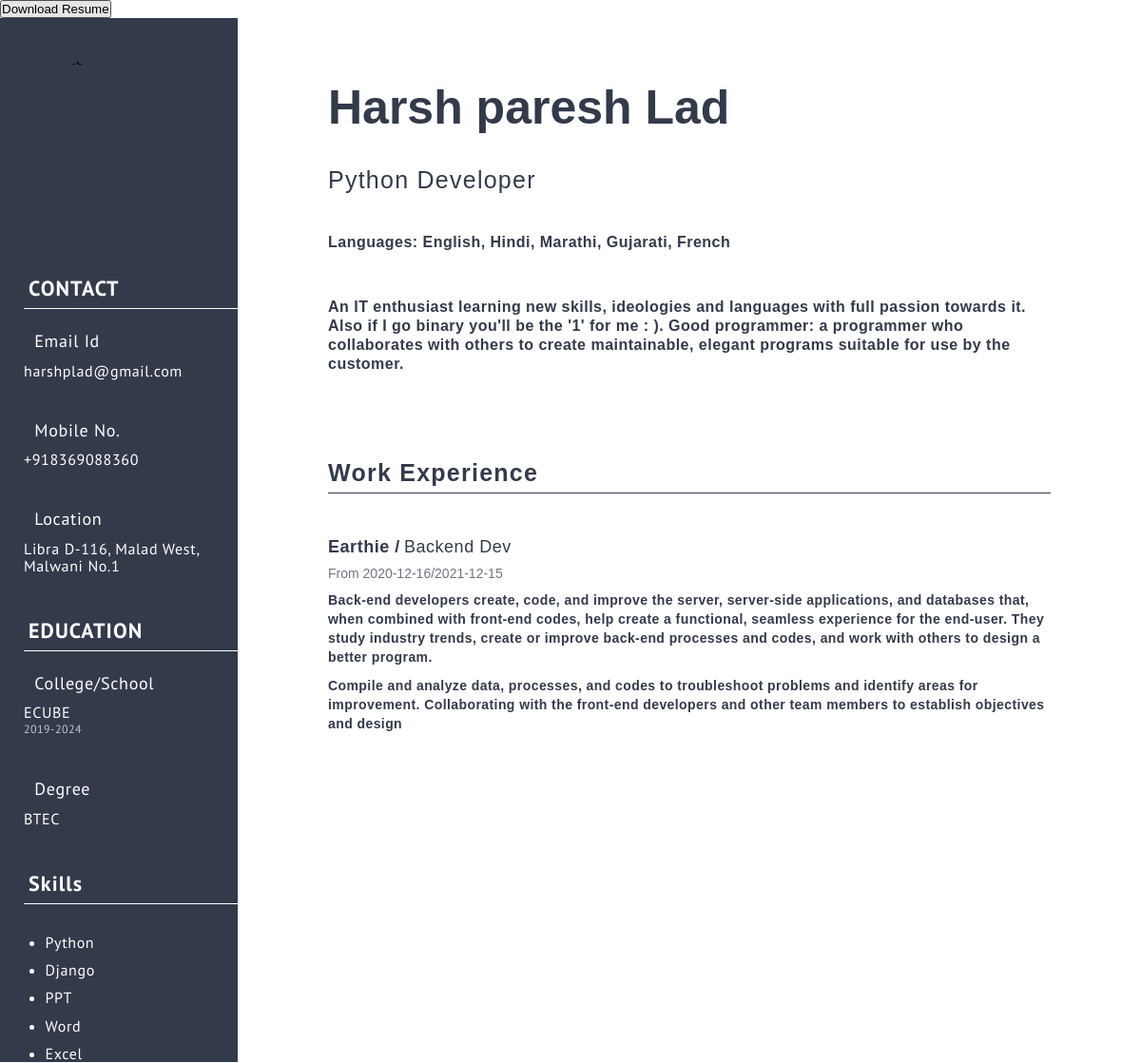
Screenshot of /resumeView/7 (signed in) with the database file from the repository.
### core/models.py (models this page shows, shortened)
class Resume(models.Model):
    id = models.AutoField(primary_key=True)
    user = models.ForeignKey(User, on_delete=models.CASCADE)
    name = models.CharField(max_length=255,blank=True, null=True)
    email = models.CharField(max_length=255,blank=True, null=True)
    phone = models.CharField(max_length=255,blank=True, null=True)
    jobTitle = models.CharField(max_length=255,blank=True, null=True)
    aboutWork = models.TextField(blank=True, null=True)
    skills = models.CharField(max_length=255,blank=True, null=True)
    city = models.CharField(max_length=255,blank=True, null=True)
    languages = models.CharField(max_length=255,blank=True, null=True)

class Education(models.Model):
    id = models.AutoField(primary_key=True)
    user = models.ForeignKey(User, on_delete=models.CASCADE)
    schoolName = models.CharField(max_length=255)
    degree = models.CharField(max_length=255)
    startDate = models.CharField(max_length=255)

class Experience(models.Model):
    id = models.AutoField(primary_key=True)
    user = models.ForeignKey(User, on_delete=models.CASCADE)
    companyName = models.CharField(max_length=255)
    jobPosition = models.CharField(max_length=255)
    jobDescription = models.TextField()
    responsibilities = models.TextField()
    startDate = models.CharField(max_length=255)

### core/views.py (the view)
# urls.py: path('resumeView/<int:id>',views.resume,name="resume"),
def resume(request,id):
    if request.user.is_authenticated:
        user = request.user
        resume = Resume.objects.filter(id=id)
        education = Education.objects.filter(user=user)
        try:
            education = education[0]
        except:
            education = None
        experience = Experience.objects.filter(user=user)
        try:
            experience = experience[0]
        except:
            experience = None
        if resume.count() > 0:
            resume = resume[0]
            initials = resume.name.split(' ')
            initials = initials[0][0] + initials[1][0]
            skills = resume.skills.split(',')
            return render(request, 'resume.html',{'resume':resume,'initials':initials,'skills':skills,'education':education,'experience':experience})
        else:
            return redirect('/rbuilder')
    return redirect('/login')

### core/templates/resume.html (shortened to what this page needs)
{% load static %}
<!DOCTYPE html>
<html lang="en">
<head>
</head>
<body id="content">
    <button type="button" id="cmd" class="btn btn-success">Download Resume</button>
    <div class="sideFixed">
        <div class="propicWrapper">
            <img src="/media/{{resume.profilePic}}" alt="propic" class="propic">
        </div>
        <div class="sideText">
            <div class="headComp">
                <p class="sideHeadText">CONTACT</p>
                <div class="line"></div>
            </div>
            <div class="headBodyComp">
                <div class="bodyHead mt-4">
                    <p class="iconText">Email Id</p>
                </div>
                <p class="bodyText mt-3">{{resume.email}}</p>
            </div>
            <div class="headBodyComp pt-3">
                <div class="bodyHead mt-4">
                    <p class="iconText">Mobile No.</p>
                </div>
                <p class="bodyText mt-3">{{resume.phone}}</p>
            </div>
            <div class="headBodyComp pt-3">
                <div class="bodyHead mt-4">
                    <p class="iconText">Location</p>
                </div>
                <p class="bodyText mt-3">{{resume.city}}</p>
            </div>
            <div class="headComp">
                <p class="sideHeadText">EDUCATION</p>
                <div class="line"></div>
            </div>
            <div class="headBodyComp">
                <div class="bodyHead mt-4">
                    <p class="iconText">College/School</p>
                </div>
                <p class="bodyText mt-3">{{education.schoolName}}</p>
                <p class="bodyText text-disabled">{{education.startDate}}</p>
            </div>
            <div class="headBodyComp pt-3">
                <div class="bodyHead mt-4">
                    <p class="iconText">Degree</p>
                </div>
                <p class="bodyText mt-3">{{education.degree}}</p>
            </div>
            <div class="headComp">
                <p class="sideHeadText">Skills</p>
                <div class="line"></div>
            </div>
            <div class="headBodyComp pt-3">
                <ul>
                    {% for s in skills %}
                    <li class="bodyText mt-3">{{s}}</li>
                    {% endfor %}
                </ul>
            </div>
        </div>
    </div>
    <div class="mainSection">
        <h1 class="resumeName mt-4 mx ">{{resume.name}}</h1>
        <p class="jobRole mt-3 mx ">{{resume.jobTitle}}</p>
        <p class="aboutPerson mt-3 mx-l">
            <b>Languages:</b> {{resume.languages}}
        </p>
        <p class="aboutPerson mt-3 mx-l">
            {{resume.aboutWork}}
        </p>
        <p class="workExperience mt-4 mx-l">
            Work Experience
        </p>
        <div class="line1">
        </div>
        <div class="jobComp mx-l mt-3">
            <span class="jobPlace">{{experience.companyName}} /</span> <span
                class="jobPos">{{experience.jobPosition}}</span>
            <p class="duration text-disabled t-black mt"> From {{experience.startDate}}</p>
            <p class="aboutPerson mt workDesc">
                {{experience.jobDescription}}
            </p>
            <p class="aboutPerson mt workDesc">
                {{experience.responsibilities}}
            </p>
        </div>
    </div>
</body>
</html>

### core/templates/resume.html (style rules this page uses)
* { margin: 0; padding: 0; box-sizing: border-box; }
.sideFixed { background-color: #333A4A; width: 250px; min-height: 1080px; height: 100%; }
.mainSection { background-color: #FFF; width: calc(100% - 250px); min-height: 1080px; position: absolute; left: 250px; top: 0%; }
.propicWrapper { width: 100%; display: flex; justify-content: center; padding-top: 35px; }
.propic { width: 190px; height: 190px; border-radius: 50%; object-fit: cover; object-position: center; }
.sideHeadText { font-family: 'PT Sans', sans-serif; font-style: normal; font-weight: 700; font-size: 22px; line-height: 18px; letter-spacing: 0.05em; color: #FFFFFF; margin-top: 50px; margin-left: 30px; }
.line { width: 90%; height: 1px; background-color: #FFFFFF; margin-top: 12px; margin-left: 10%; }
.iconText { font-style: normal; font-weight: 500; font-size: 18px; line-height: 18px; font-family: 'PT Sans', sans-serif; letter-spacing: 0.04em; color: #FFFFFF; }
.bodyHead { display: flex; align-items: center; margin-left: 10%; }
.mt-4 { margin-top: 10%; }
.pt-3 { padding-top: 8%; }
.mt-3 { margin-top: 5%; }
.bodyText { font-family: 'PT Sans', sans-serif; font-style: normal; font-weight: 500; font-size: 16px; line-height: 18px; letter-spacing: 0.04em; color: #fff; margin-left: 10%; }
.text-disabled { color: #FFFFFF; font-size: 12px; opacity: 0.7; }
.headBodyComp ul { margin-left: 10%; }
.resumeName { font-style: normal; font-weight: 700; font-size: 50px; line-height: 37px; font-family: 'PT-Sans', sans-serif; color: #333A4A; }
.mx { margin-left: 10%; }
.mx-l { margin-left: 10%; margin-right: 10%; }
.jobRole { font-style: normal; font-weight: 400; font-size: 25px; line-height: 18px; letter-spacing: 0.05em; font-family: 'PT-Sans', sans-serif; color: #333A4A }
.workExperience { font-family: 'Pt-Sans', sans-serif; font-style: normal; font-weight: 700; font-size: 25px; line-height: 18px; letter-spacing: 0.05em; color: #333A4A; }
.line1 { width: 80%; height: 1px; background-color: #333A4A; margin-top: 12px; margin-left: 10%; }
.jobPlace { font-family: 'Pt-Sans', sans-serif; font-style: normal; font-weight: 700; font-size: 18px; line-height: 18px; letter-spacing: 0.03em; color: #333A4A; }
.jobPos { font-family: 'Pt-Sans', sans-serif; font-style: normal; font-weight: 400; font-size: 18px; line-height: 18px; letter-spacing: 0.03em; color: #333A4A; }
.t-black { color: #333A4A; font-family: 'Pt-Sans', sans-serif; font-size: 14px; }
.mt { margin-top: 10px; }
.workDesc { font-family: 'Pt-Sans', sans-serif; font-style: normal; font-weight: 400; font-size: 14px; line-height: 18px; letter-spacing: 0.03em; color: #333A4A; }
.aboutPerson { font-family: 'Pt-Sans', sans-serif; font-style: normal; font-weight: 700; line-height: 20px; letter-spacing: 0.03em; color: #333A4A; }

### rows the page displays
Resume: email "harshplad@gmail.com", phone "+918369088360", city "Libra D-116, Malad West, Malwani No.1", name "Harsh paresh Lad", jobTitle "Python Developer", languages "English, Hindi, Marathi, Gujarati, French", aboutWork "An IT enthusiast learning new skills, ideologies and languages with full passion towards it. Also if I go binary you'll be the '1' for me : ). Good programmer: a programmer who collaborates with others to create maintainable, elegant programs suitable for use by the customer."
Education: schoolName "ECUBE", startDate "2019-2024", degree "BTEC"
Experience: companyName "Earthie", jobPosition "Backend Dev", startDate "2020-12-16/2021-12-15", jobDescription "Back-end developers create, code, and improve the server, server-side applications, and databases that, when combined with front-end codes, help create a functional, seamless experience for the end-user. They study industry trends, create or improve back-end processes and codes, and work with others to design a better program.", responsibilities "Compile and analyze data, processes, and codes to troubleshoot problems and identify areas for improvement. Collaborating with the front-end developers and other team members to establish objectives and design"

### other values shown
{{ s }} "Python" "Django" "PPT" "Word" "Excel"
